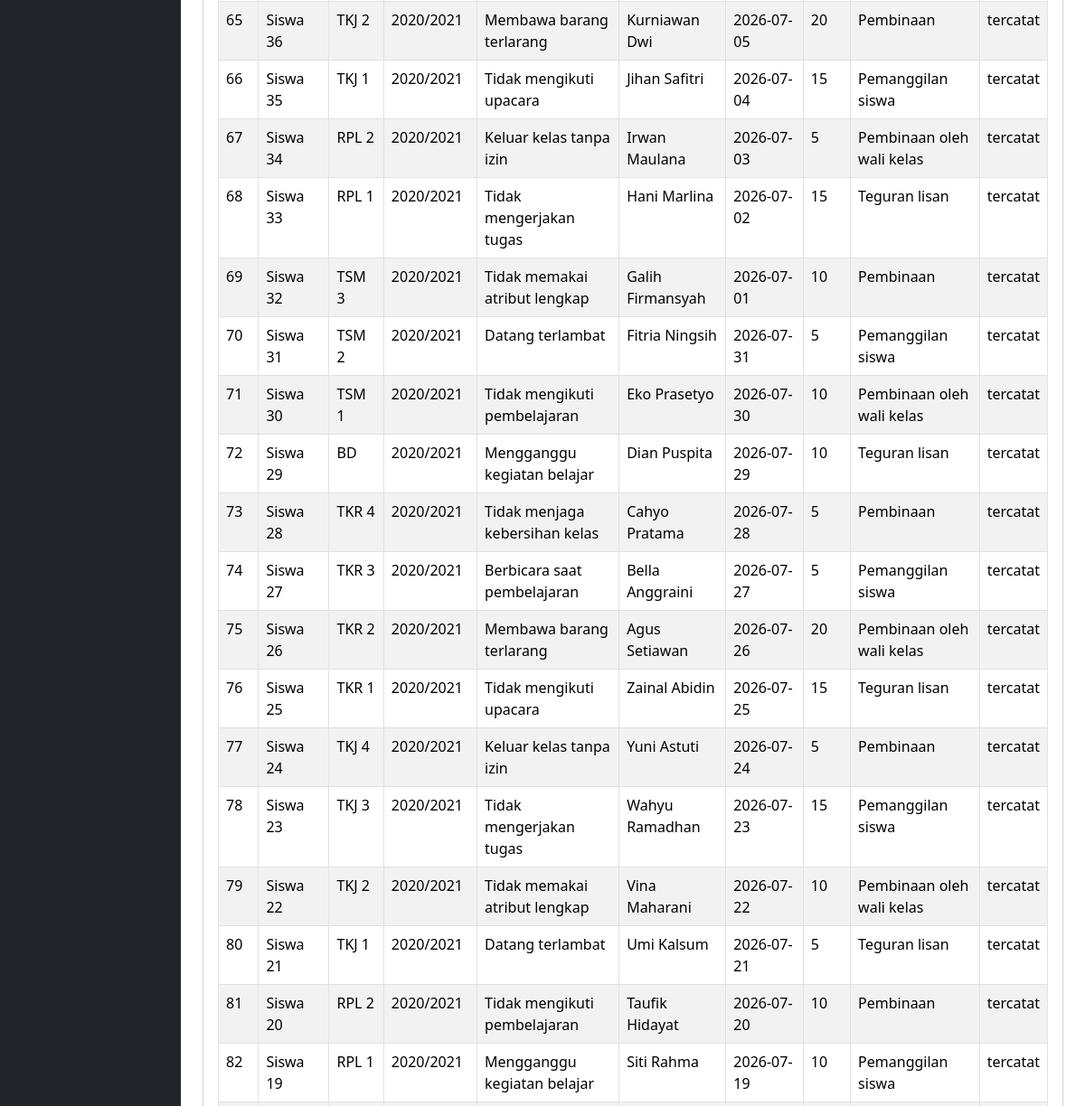
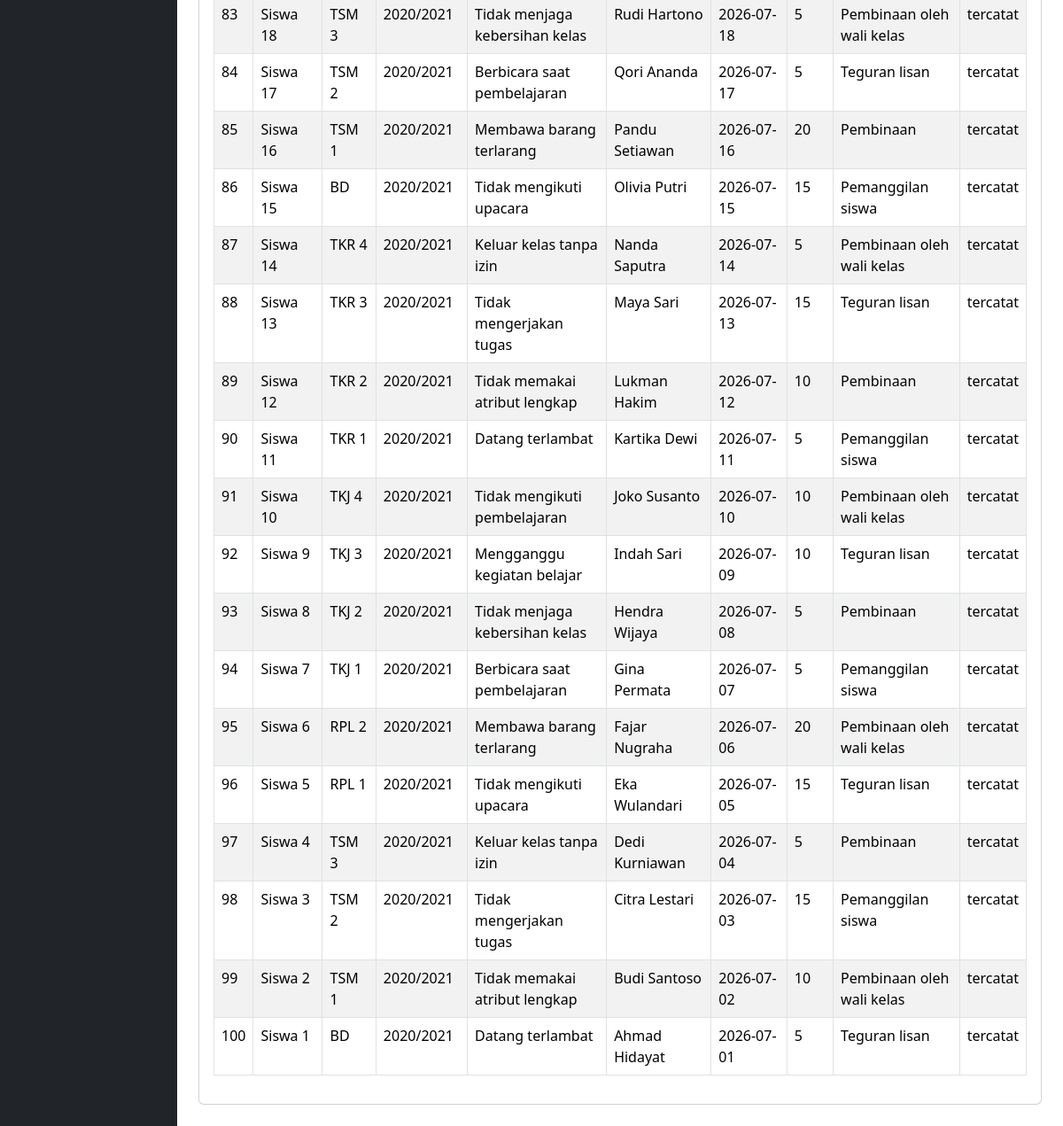
/catat_pelanggaran.php (signed in, lower part), run on an earlier commit of the app's database (2 pictures, top to bottom).
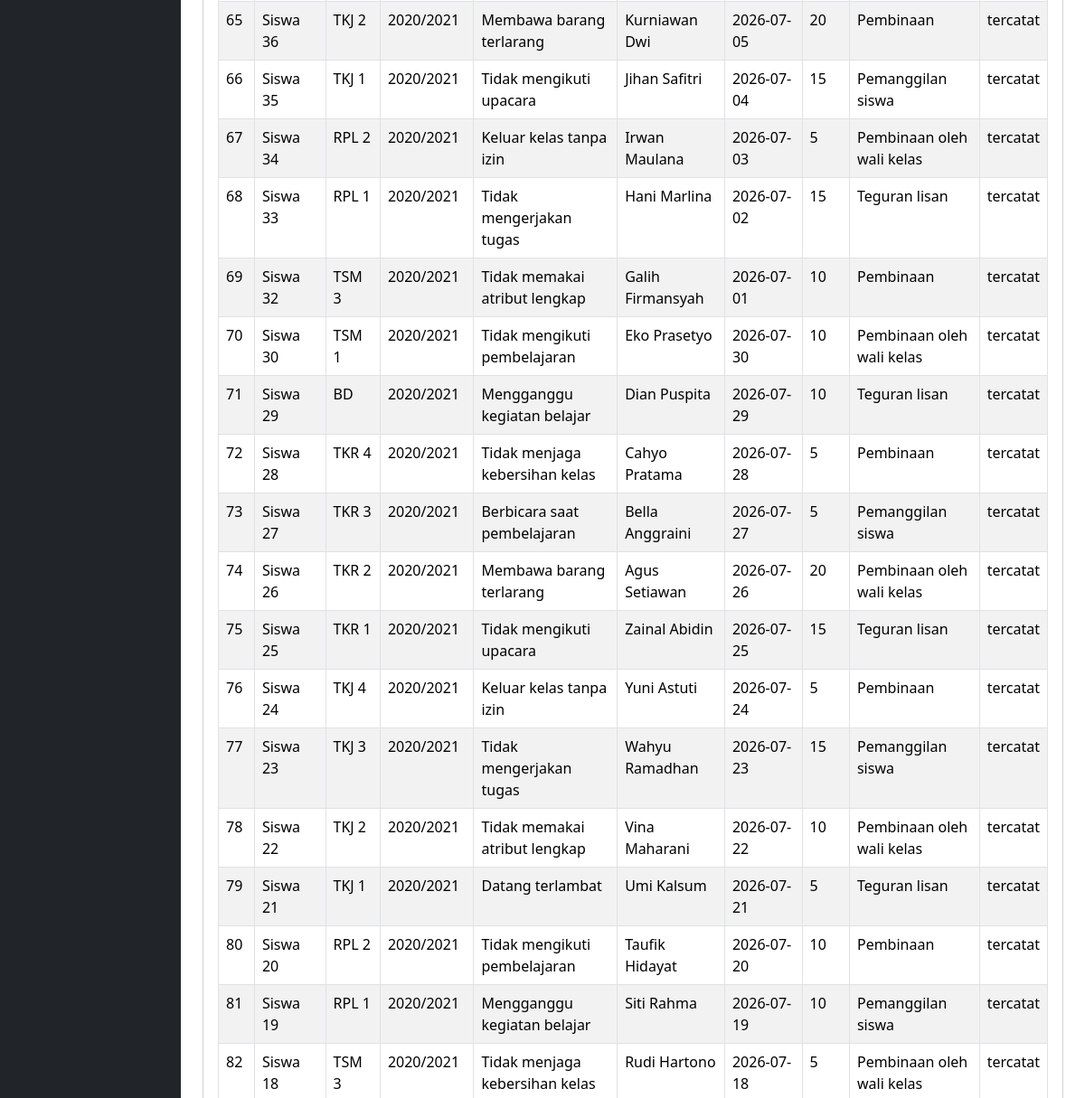
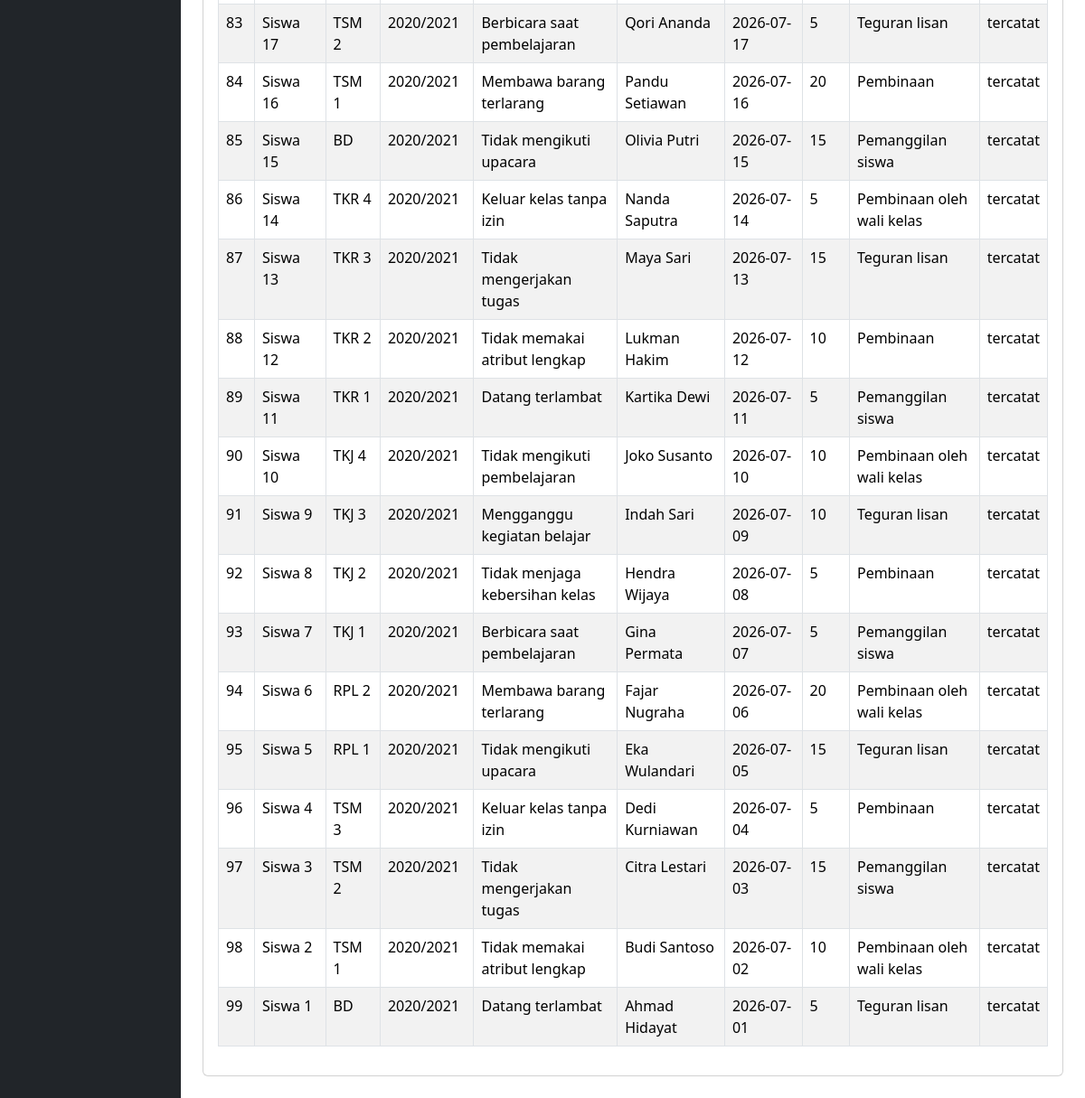
And on a later commit of the database (2 pictures, top to bottom).
### tables this page shows
CREATE TABLE `t_pelanggaran_siswa` (
  `id` int(11) NOT NULL,
  `tahun_ajaran_id` int(11) DEFAULT NULL,
  `siswa_id` int(11) DEFAULT NULL,
  `nama_siswa` varchar(150) NOT NULL,
  `kelas_id` int(11) DEFAULT NULL,
  `nama_kelas` varchar(100) NOT NULL,
  `pelanggaran_id` int(11) DEFAULT NULL,
  `nama_pelanggaran` varchar(150) NOT NULL,
  `pelanggaran_kategori_id` int(11) DEFAULT NULL,
  `guru_id` int(11) DEFAULT NULL,
  `nama_guru` varchar(150) NOT NULL,
  `tanggal` date DEFAULT NULL,
  `keterangan` text NOT NULL,
  `poin` int(11) NOT NULL,
  `tindakan` text NOT NULL,
  `status` varchar(30) NOT NULL,
  `created_at` timestamp NOT NULL DEFAULT current_timestamp(),
  `updated_at` timestamp NOT NULL DEFAULT current_timestamp()
);

CREATE TABLE `t_tahun_ajaran` (
  `id` int(11) NOT NULL,
  `nama` varchar(20) DEFAULT NULL,
  `tanggal_mulai` date NOT NULL,
  `tanggal_selesai` date NOT NULL,
  `status_aktif` tinyint(1) NOT NULL,
  `created_at` timestamp NOT NULL DEFAULT current_timestamp(),
  `updated_at` timestamp NOT NULL DEFAULT current_timestamp()
);

### catat_pelanggaran.php (the view, shortened to what this page needs)
<?php
include 'config/koneksi.php';
$sql = "SELECT
            ps.*,
            ta.nama AS tahun_ajaran,
            s.nis,
            k.tingkat,
            k.jurusan
        FROM t_pelanggaran_siswa ps
        LEFT JOIN t_tahun_ajaran ta
            ON ps.tahun_ajaran_id = ta.id
        LEFT JOIN t_siswa s
            ON ps.siswa_id = s.id
        LEFT JOIN t_kelas k
            ON ps.kelas_id = k.id
        ORDER BY ps.id DESC";
$hasil = mysqli_query($koneksi, $sql);
?>
<!DOCTYPE html>
<html lang="id">
<head>
    <link href="https://cdn.jsdelivr.net/npm/bootstrap@5.3.8/dist/css/bootstrap.min.css"
          rel="stylesheet">
</head>
<body>
<div class="container-fluid">
    <div class="row">
        <?php include 'layout/sidebar.php'; ?>
        <main class="col-md-9 col-lg-10 p-4">
            <div class="card">
                <div class="card-body">
                    <div class="table-responsive">
                        <table class="table table-bordered table-striped">
                            <tbody>
                            <?php $no = 1; ?>
                            <?php while ($row = mysqli_fetch_assoc($hasil)) { ?>
                                <tr>
                                    <td><?php echo $no++; ?></td>
                                    <td><?php echo htmlspecialchars($row['nama_siswa']); ?></td>
                                    <td><?php echo htmlspecialchars($row['nama_kelas']); ?></td>
                                    <td><?php echo htmlspecialchars($row['tahun_ajaran']); ?></td>
                                    <td><?php echo htmlspecialchars($row['nama_pelanggaran']); ?></td>
                                    <td><?php echo htmlspecialchars($row['nama_guru']); ?></td>
                                    <td><?php echo htmlspecialchars($row['tanggal']); ?></td>
                                    <td><?php echo (int) $row['poin']; ?></td>
                                    <td><?php echo htmlspecialchars($row['tindakan']); ?></td>
                                    <td><?php echo htmlspecialchars($row['status']); ?></td>
                                </tr>
                            <?php } ?>
                            </tbody>
                        </table>
                    </div>
                </div>
            </div>
        </main>
    </div>
</div>
</body>
</html>

What changed in the data, as far as the page shows it:
removed t_pelanggaran_siswa: nama_siswa "Siswa 31", nama_kelas "TSM 2", tahun_ajaran.nama "2020/2021", nama_pelanggaran "Datang terlambat", nama_guru "Fitria Ningsih", tanggal "2026-07-31", poin "5", tindakan "Pemanggilan siswa", status "tercatat"
